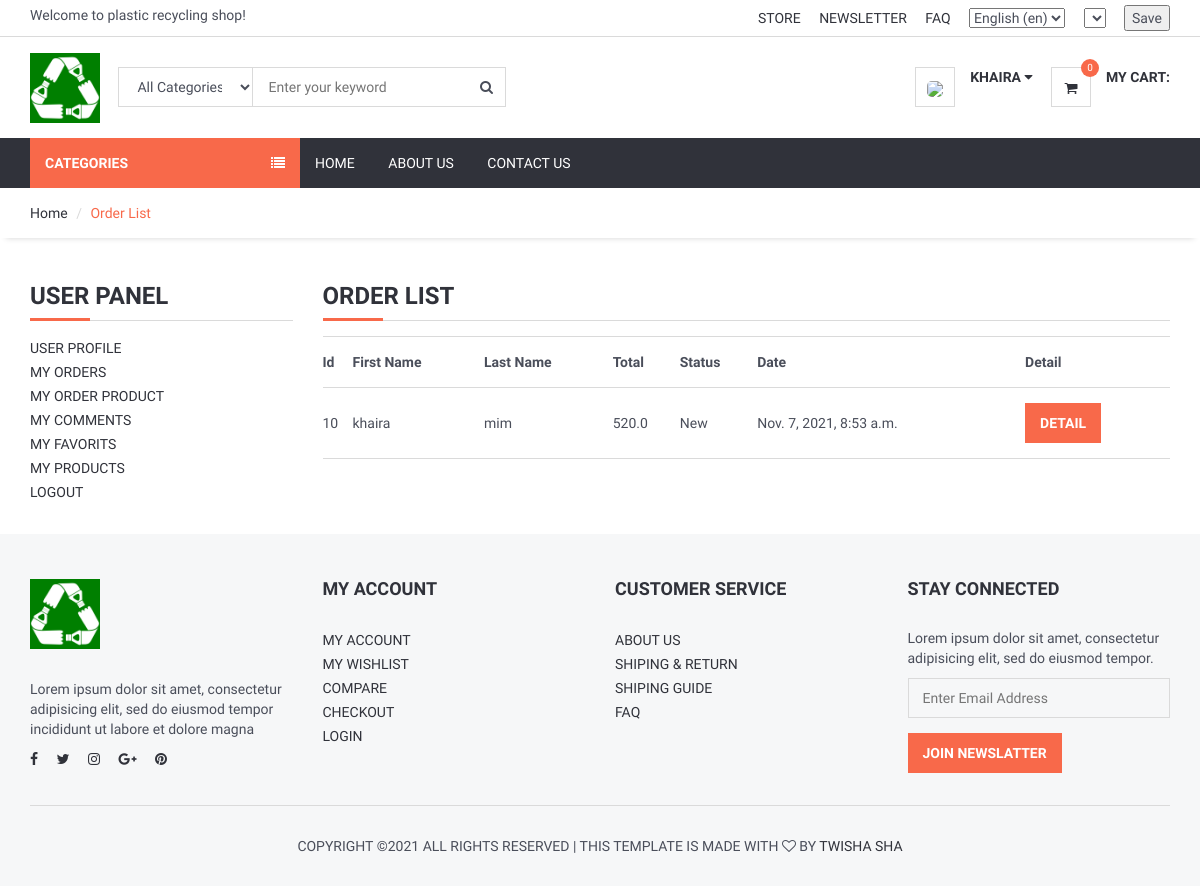
The page /user/orders/ (signed in) on the database its author committed.
### order/models.py (models this page shows, shortened)
class Order(models.Model):
    STATUS = (
        ('New', 'New'),
        ('Accepted', 'Accepted'),
        ('Preaparing', 'Preaparing'),
        ('OnShipping', 'OnShipping'),
        ('Completed', 'Completed'),
        ('Canceled', 'Canceled'),
    )
    user = models.ForeignKey(User, on_delete=models.SET_NULL, null=True)
    code = models.CharField(max_length=5, editable=False )
    first_name = models.CharField(max_length=10)
    last_name = models.CharField(max_length=10)
    phone = models.CharField(blank=True, max_length=20)
    address = models.CharField(blank=True, max_length=150)
    city = models.CharField(blank=True, max_length=20)
    country = models.CharField(blank=True, max_length=20)
    total = models.FloatField()
    status=models.CharField(max_length=10,choices=STATUS,default='New')
    ip = models.CharField(blank=True, max_length=20)
    adminnote = models.CharField(blank=True, max_length=100)
    create_at=models.DateTimeField(auto_now_add=True)
    update_at=models.DateTimeField(auto_now=True)

### user/views.py (the view)
# urls.py: path('orders/', views.user_orders, name='user_orders'),
@login_required(login_url='/login') # Check login
def user_orders(request):
    current_user = request.user
    orders=Order.objects.filter(user_id=current_user.id)
    context = {#'category': category,
               'orders': orders,
               }
    return render(request, 'user_orders.html', context)

### home/templatetags/myapptags.py (called while the page is built)
@register.simple_tag
def shopcartcount(userid):
    count = ShopCart.objects.filter(user_id=userid).count()
    return count

### user/templates/user_orders.html (shortened to what this page needs)
{% extends 'homebase.html' %}
{% block sidebar %} {% include 'sidebar.html' %} {% endblock %}
{% block body %}
    <div id="breadcrumb">
        <div class="container">
            <ul class="breadcrumb">
                <li><a href="/">Home</a></li>
                <li class="active">Order List</li>
            </ul>
        </div>
    </div>
    <div class="section">
        <div class="container">
            <div class="row">
                <div class="col-md-3">
                    {% include "user_panel.html" %}
                </div>
                <div class="col-md-9">
                    <div class="order-summary clearfix">
                        <div class="section-title">
                            <h3 class="title">Order List</h3>
                        </div>
                        <table class="shopping-cart-table table">
                            <tr>
                                <th class="text-left">Id </th>
                                <th class="text-left">First Name </th>
                                <th class="text-left">Last Name </th>
                                <th class="text-left">Total </th>
                                <th class="text-left">Status </th>
                                <th class="text-left">Date </th>
                                <th class="text-left">Detail </th>
                            </tr>
                            {% for rs in orders %}
                                <tr>
                                    <td class="text-left">{{ rs.id}} </td>
                                    <td class="text-left">{{ rs.first_name}} </td>
                                    <td class="text-left">{{ rs.last_name}} </td>
                                    <td class="text-left">{{ rs.total}} </td>
                                    <td class="text-left">{{ rs.status}} </td>
                                    <td class="text-left">{{ rs.create_at}} </td>
                                    <td class="text-left"><a class="primary-btn" href="/user/orderdetail/{{ rs.id }}"> Detail </a></td>
                                </tr>
                            {% endfor %}
                        </table>
                    </div>
                </div>
            </div>
        </div>
    </div>
{% endblock %}

### home/templates/header.html (shortened to what this page needs)
{% load static %}
{% load i18n %}
{% load currency %}
<header>
    <div id="top-header">
        <div class="container">
            <div class="pull-left">
                <span>{% trans "Welcome to plastic recycling shop!" %}</span>
            </div>
            <div class="pull-right">
                <ul class="header-top-links">
                    <li><a href="#">{% trans "Store" %}</a></li>
                    <li><a href="#">{% trans "Newsletter" %}</a></li>
                    <li><a href="{% url 'faq' %}">{% trans "FAQ" %}</a></li>
                    <li class="dropdown default-dropdown">
                        <form action="{% url 'selectlanguage' %}" method="post">{% csrf_token %}
                            <select name="language" onchange="submit()" >
                                {% get_current_language as LANGUAGE_CODE %}
                                {% get_available_languages as LANGUAGES %}
                                {% get_language_info_list for LANGUAGES as languages %}
                                {% for language in languages %}
                                    <option value="{{ language.code }}"{% if language.code == LANGUAGE_CODE %} selected{% endif %}>
                                        {{ language.name_local }} ({{ language.code }})
                                    </option>
                                {% endfor %}
                            </select>
                        </form>
                    </li>
                    <li class="dropdown default-dropdown">
                        <form id="currency_switcher" method="POST" action="{% url 'selectcurrency' %}">
                            <select name="currency" onchange="submit()" >
                            </select>
                        </form>
                    </li>
                    <li class="dropdown default-dropdown">
                        <form id="currency_switcher" method="POST" action="{% url 'savelangcur' %}">
                            <input type="submit" value="Save" />
                        </form>
                    </li>
                </ul>
            </div>
        </div>
    </div>
    <div id="header">
        <div class="container">
            <div class="pull-left">
                <div class="header-logo">
                    <a class="logo" href="{% url 'home' %}">
                        <img src="{% static '' %}img/logo.png" alt="">
                    </a>
                </div>
                <div class="header-search">
                    <form action="/search/" method="post">
                        <input id="query" name="query" class="input search-input" type="text" placeholder="Enter your keyword">
                        <select name="catid"  class="input search-categories">
                            <option value="0">{% trans "All Categories" %}</option>
                        </select>
                        <button class="search-btn"><i class="fa fa-search"></i></button>
                    </form>
                </div>
            </div>
            <div class="pull-right" >
                <ul class="header-btns">
                    <li class="header-account dropdown default-dropdown">
                        {% if user.id is not None %}
                            <div class="dropdown-toggle" role="button" data-toggle="dropdown" aria-expanded="true">
                                <div class="header-btns-icon">
                                    <img src="{{ request.session.userimage }}" style="height: 40px; border-radius: 30%">
                                </div>
                                <strong class="text-uppercase">{{ user.first_name }} <i class="fa fa-caret-down"></i></strong>
                            </div>
                        {% else %}
                            <a href="{% url 'login' %}" class="text-uppercase">Login</a> / <a href="{% url 'signup' %}" class="text-uppercase">Sign Up</a>
                        {% endif %}
                    </li>
                    <li class="header-cart dropdown default-dropdown">
                        <a href="{% url 'shopcart'%}" >
                            <div class="header-btns-icon">
                                <i class="fa fa-shopping-cart"></i>
                                {% load myapptags %}
                                {% shopcartcount user.id as count %}
                                <span class="qty">{{ count }}</span>
                            </div>
                            <strong class="text-uppercase">{% trans "My Cart:" %}</strong>
                            <br>
                        </a>
                    </li>
                </ul>
            </div>
        </div>
    </div>
</header>

### home/static/css/style.css (style rules this page uses)
body { font-family: 'Hind', sans-serif; color: #4A4E5A; overflow-x: hidden; }
h1, h2, h3, h4, h5, h6 { color: #30323A; margin: 0 0 10px; font-weight: 700; }
a { color: #30323A; -webkit-transition: 0.3s color; transition: 0.3s color; }
strong { color: #30323A; }
ul, ol { margin: 0; padding: 0; list-style: none }
.main-btn, .primary-btn { display: inline-block; padding: 10px 15px; text-transform: uppercase; font-weight: 700; border: none; -webkit-transition: 0.3s all; transition: 0.3s all; }
.primary-btn { color: #FFF; background-color: #F8694A; }
.input { width: 100%; height: 40px; padding: 0px 15px; border: none; background-color: transparent; -webkit-box-shadow: 0px 0px 0px 1px #DADADA inset, 0px 0px 0px 5px transparent; box-shadow: 0px 0px 0px 1px #DADADA inset, 0px 0px 0px 5px transparent; -webkit-transition: 0.3s all; transition: 0.3s all; }
.section { padding-top: 30px; padding-bottom: 30px; }
.section-title { position: relative; margin-bottom: 15px; margin-top: 15px; border-bottom: 1px solid #DADADA; }
.section-title .title { display: inline-block; text-transform: uppercase; }
.section-title:after { content: ""; position: absolute; left: 0; bottom: -1.5px; height: 3px; width: 60px; background-color: #F8694A; }
#breadcrumb { -webkit-box-shadow: 0px 6px 6px -6px rgba(0, 0, 0, 0.175); box-shadow: 0px 6px 6px -6px rgba(0, 0, 0, 0.175); }
.breadcrumb { background-color: transparent; border: none; border-radius: 0px; padding: 15px 0px; margin: 0; }
.breadcrumb>.active { color: #F8694A; }
.breadcrumb>li+li:before { color: #DADADA; }
#header { padding-top: 15px; padding-bottom: 15px; }
#top-header { padding-top: 5px; padding-bottom: 5px; border-bottom: 1px solid #DADADA; }
.header-top-links>li { display: inline-block; }
.header-top-links>li+li { margin-left: 15px; }
.header-top-links>li>a { cursor: pointer; text-transform: uppercase; }
.header-logo { display: inline-block; margin-right: 15px; }
.header-logo .logo>img { width: 100%; max-height: 70px; }
.header-search { display: inline-block; padding: 15px 0px; max-width: 400px; }
.header-search>form { position: relative; }
.header-search>form .search-input { padding-left: 150px; padding-right: 45px; }
.header-search>form .search-categories { position: absolute; left: 0px; top: 0px; width: 135px; }
.header-search>form .search-btn { position: absolute; top: 0px; right: 0px; width: 40px; height: 40px; background-color: transparent; border: none; }
.header-btns>li { display: inline-block; vertical-align: top; padding: 15px 0px; }
.header-btns>li+li { margin-left: 15px; }
.header-btns>li .header-btns-icon { position: relative; float: left; margin-right: 15px; width: 40px; height: 40px; line-height: 40px; text-align: center; color: #30323A; background-color: #FFF; border: 1px solid #DADADA; }
.header-btns .dropdown-toggle { display: block; cursor: pointer; }
.header-cart .header-btns-icon .qty { position: absolute; right: -9px; top: -9px; width: 18px; height: 18px; line-height: 18px; text-align: center; font-size: 10px; background: #F8694A; color: #FFF; border-radius: 50%; }
.shopping-cart-table>tbody>tr>td, .shopping-cart-table>tbody>tr>th, .shopping-cart-table>tfoot>tr>td, .shopping-cart-table>tfoot>tr>th, .shopping-cart-table>thead>tr>td, .shopping-cart-table>thead>tr>th { padding: 15px 0px; vertical-align: middle; border-top: 1px solid #DADADA; }
.shopping-cart-table>tbody>tr:last-child>td { border-bottom: 1px solid #DADADA; }

### rows shown on the page
Order: id "10", first_name "khaira", last_name "mim", total "520.0", status "New", create_at "Nov. 7, 2021, 8:53 a.m."

### other values the page prints
{{ user.first_name }} "KHAIRA"
{{ count }} "0"
form field language "English (en)"
